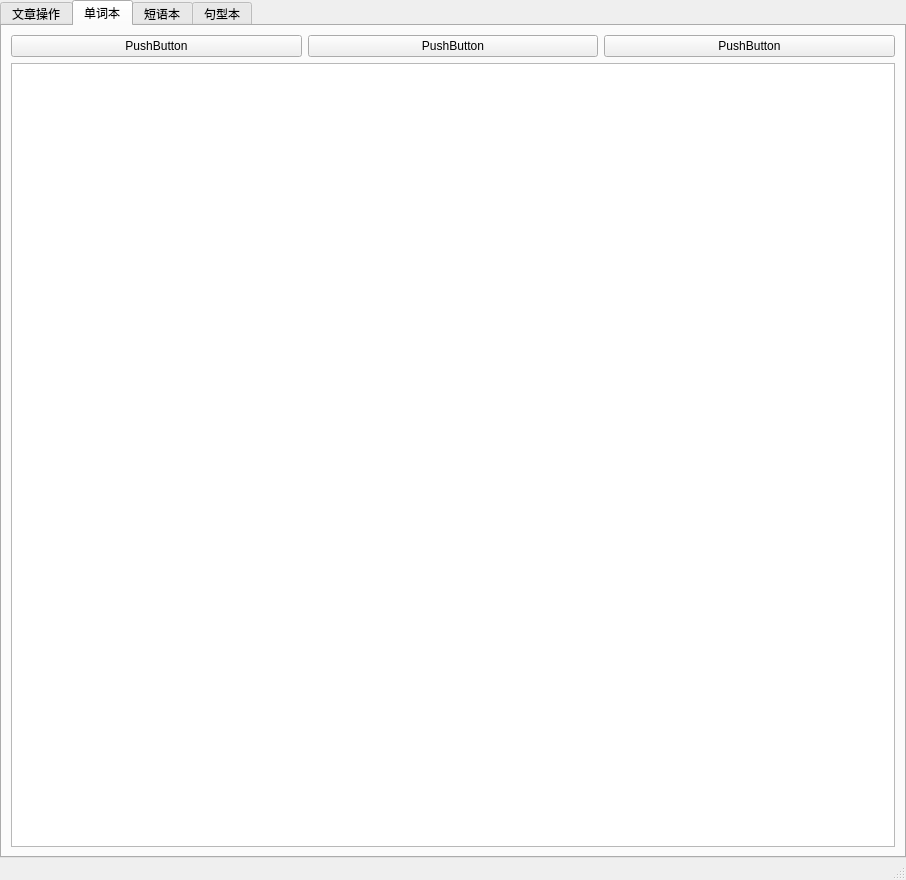
<?xml version="1.0" encoding="UTF-8"?>
<ui version="4.0">
 <class>MainWindow</class>
 <widget class="QMainWindow" name="MainWindow">
  <property name="geometry">
   <rect>
    <x>0</x>
    <y>0</y>
    <width>906</width>
    <height>880</height>
   </rect>
  </property>
  <property name="windowTitle">
   <string>MainWindow</string>
  </property>
  <widget class="QWidget" name="centralwidget">
   <layout class="QVBoxLayout" name="verticalLayout">
    <property name="spacing">
     <number>0</number>
    </property>
    <property name="leftMargin">
     <number>0</number>
    </property>
    <property name="topMargin">
     <number>0</number>
    </property>
    <property name="rightMargin">
     <number>0</number>
    </property>
    <property name="bottomMargin">
     <number>0</number>
    </property>
    <item>
     <widget class="QTabWidget" name="tabWidget">
      <property name="currentIndex">
       <number>1</number>
      </property>
      <widget class="QWidget" name="tab_op">
       <attribute name="title">
        <string>文章操作</string>
       </attribute>
       <layout class="QVBoxLayout" name="verticalLayout_2">
        <item>
         <widget class="QTextEdit" name="txtPost">
          <property name="html">
           <string>&lt;!DOCTYPE HTML PUBLIC &quot;-//W3C//DTD HTML 4.0//EN&quot; &quot;http://www.w3.org/TR/REC-html40/strict.dtd&quot;&gt;
&lt;html&gt;&lt;head&gt;&lt;meta name=&quot;qrichtext&quot; content=&quot;1&quot; /&gt;&lt;style type=&quot;text/css&quot;&gt;
p, li { white-space: pre-wrap; }
&lt;/style&gt;&lt;/head&gt;&lt;body style=&quot; font-family:'Ubuntu'; font-size:11pt; font-weight:400; font-style:normal;&quot;&gt;
&lt;p style=&quot;-qt-paragraph-type:empty; margin-top:0px; margin-bottom:0px; margin-left:0px; margin-right:0px; -qt-block-indent:0; text-indent:0px;&quot;&gt;&lt;br /&gt;&lt;/p&gt;&lt;/body&gt;&lt;/html&gt;</string>
          </property>
         </widget>
        </item>
        <item>
         <widget class="QGroupBox" name="groupBox">
          <property name="title">
           <string>操作</string>
          </property>
          <layout class="QHBoxLayout" name="horizontalLayout">
           <item>
            <widget class="QPushButton" name="btnLoad">
             <property name="text">
              <string>加载文件</string>
             </property>
            </widget>
           </item>
           <item>
            <widget class="QPushButton" name="btnCreate">
             <property name="text">
              <string>生成单词本</string>
             </property>
            </widget>
           </item>
          </layout>
         </widget>
        </item>
       </layout>
      </widget>
      <widget class="QWidget" name="tab_words">
       <attribute name="title">
        <string>单词本</string>
       </attribute>
       <layout class="QVBoxLayout" name="verticalLayout_3">
        <item>
         <layout class="QHBoxLayout" name="layout">
          <item>
           <widget class="QPushButton" name="pushButton_3">
            <property name="text">
             <string>PushButton</string>
            </property>
           </widget>
          </item>
          <item>
           <widget class="QPushButton" name="pushButton_2">
            <property name="text">
             <string>PushButton</string>
            </property>
           </widget>
          </item>
          <item>
           <widget class="QPushButton" name="pushButton">
            <property name="text">
             <string>PushButton</string>
            </property>
           </widget>
          </item>
         </layout>
        </item>
        <item>
         <widget class="QTableView" name="tvWords">
          <property name="sortingEnabled">
           <bool>true</bool>
          </property>
         </widget>
        </item>
       </layout>
      </widget>
      <widget class="QWidget" name="tab_phrase">
       <attribute name="title">
        <string>短语本</string>
       </attribute>
       <layout class="QVBoxLayout" name="verticalLayout_4">
        <item>
         <widget class="QComboBox" name="cbPhrase"/>
        </item>
        <item>
         <widget class="QTableView" name="tvPhrase"/>
        </item>
       </layout>
      </widget>
      <widget class="QWidget" name="tab_grammer">
       <attribute name="title">
        <string>句型本</string>
       </attribute>
       <layout class="QVBoxLayout" name="verticalLayout_5">
        <item>
         <widget class="QComboBox" name="cbGrammer"/>
        </item>
        <item>
         <widget class="QTableView" name="tvGrammer"/>
        </item>
       </layout>
      </widget>
     </widget>
    </item>
   </layout>
  </widget>
  <widget class="QStatusBar" name="statusbar"/>
 </widget>
 <resources/>
 <connections/>
</ui>
